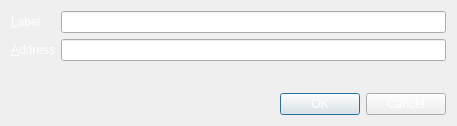
<?xml version="1.0" encoding="UTF-8"?>
<ui version="4.0">
 <class>EditAddressDialog</class>
 <widget class="QDialog" name="EditAddressDialog">
  <property name="geometry">
   <rect>
    <x>0</x>
    <y>0</y>
    <width>457</width>
    <height>126</height>
   </rect>
  </property>
  <property name="windowTitle">
   <string>Edit Address</string>
  </property>
  <property name="styleSheet">
   <string notr="true">background-image: url(:/images/bg2);
color: rgb(255, 255, 255);</string>
  </property>
  <layout class="QVBoxLayout" name="verticalLayout">
   <item>
    <layout class="QFormLayout" name="formLayout">
     <property name="fieldGrowthPolicy">
      <enum>QFormLayout::AllNonFixedFieldsGrow</enum>
     </property>
     <item row="0" column="0">
      <widget class="QLabel" name="label">
       <property name="text">
        <string>&amp;Label</string>
       </property>
       <property name="buddy">
        <cstring>labelEdit</cstring>
       </property>
      </widget>
     </item>
     <item row="0" column="1">
      <widget class="QLineEdit" name="labelEdit">
       <property name="toolTip">
        <string>The label associated with this address book entry</string>
       </property>
      </widget>
     </item>
     <item row="1" column="0">
      <widget class="QLabel" name="label_2">
       <property name="text">
        <string>&amp;Address</string>
       </property>
       <property name="buddy">
        <cstring>addressEdit</cstring>
       </property>
      </widget>
     </item>
     <item row="1" column="1">
      <widget class="QLineEdit" name="addressEdit">
       <property name="toolTip">
        <string>The address associated with this address book entry. This can only be modified for sending addresses.</string>
       </property>
      </widget>
     </item>
    </layout>
   </item>
   <item>
    <widget class="QDialogButtonBox" name="buttonBox">
     <property name="orientation">
      <enum>Qt::Horizontal</enum>
     </property>
     <property name="standardButtons">
      <set>QDialogButtonBox::Cancel|QDialogButtonBox::Ok</set>
     </property>
    </widget>
   </item>
  </layout>
 </widget>
 <resources/>
 <connections>
  <connection>
   <sender>buttonBox</sender>
   <signal>accepted()</signal>
   <receiver>EditAddressDialog</receiver>
   <slot>accept()</slot>
   <hints>
    <hint type="sourcelabel">
     <x>248</x>
     <y>254</y>
    </hint>
    <hint type="destinationlabel">
     <x>157</x>
     <y>274</y>
    </hint>
   </hints>
  </connection>
  <connection>
   <sender>buttonBox</sender>
   <signal>rejected()</signal>
   <receiver>EditAddressDialog</receiver>
   <slot>reject()</slot>
   <hints>
    <hint type="sourcelabel">
     <x>316</x>
     <y>260</y>
    </hint>
    <hint type="destinationlabel">
     <x>286</x>
     <y>274</y>
    </hint>
   </hints>
  </connection>
 </connections>
</ui>
